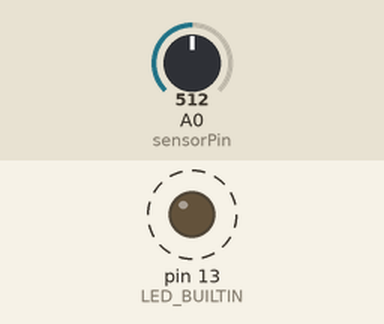
Recording of a sketch running on a simulated Arduino Uno, built with avr-gcc and run on an emulated ATmega328P. Shown: output pins drawn as LEDs (lit = HIGH). Dashed ring = blinking. Inputs (shaded band) come from the test bench; at power-on: A0 (sensorPin) = 512.

Above: at 1.8 s.
1.9 s: A0 (sensorPin) set to 0
At 3.3 s:
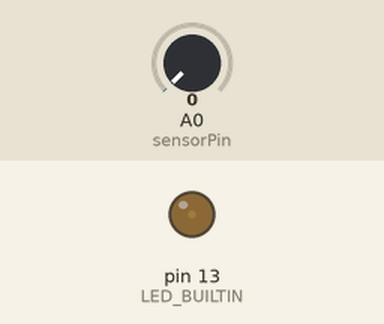
3.6 s: A0 (sensorPin) set to 122
At 3.9 s:
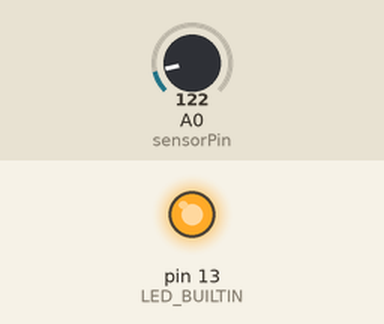
Timing chart, 0 to 13.1 s (numbered marks = the images above; inputs shaded):
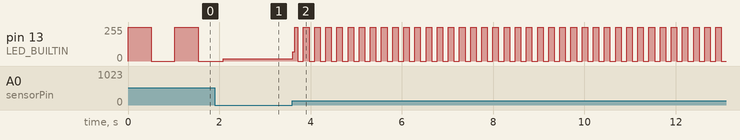

Measured:
- after the input at 3.6 s, pin 13 (LED_BUILTIN): 16/255 → 68/255 at once, then moves between 0/255 and 255/255, repeating every 0.24 s
- by itself, pin 13 (LED_BUILTIN): alternates 255/255 for 0.51 s and 0/255 for 0.51 s

The sketch:

sketch.ino
```cpp
int sensorPin = A0;   // select the input pin for the potentiometer
int sensorValue = 0;

void setup() {
  // put your setup code here, to run once:
  // declare the L (built-in LED) as the output
  pinMode(LED_BUILTIN, OUTPUT);

}

void loop() {
  // put your main code here, to run repeatedly:
 // read the value from the sensor:
  sensorValue = analogRead(sensorPin);
  // turn the LED on
  digitalWrite(LED_BUILTIN, HIGH);
  // stop the program for <sensorValue> milliseconds:
  delay(sensorValue);
  // turn the LED off:
  digitalWrite(LED_BUILTIN, LOW);
  // stop the program for for <sensorValue> milliseconds:
  delay(sensorValue);
}
```
